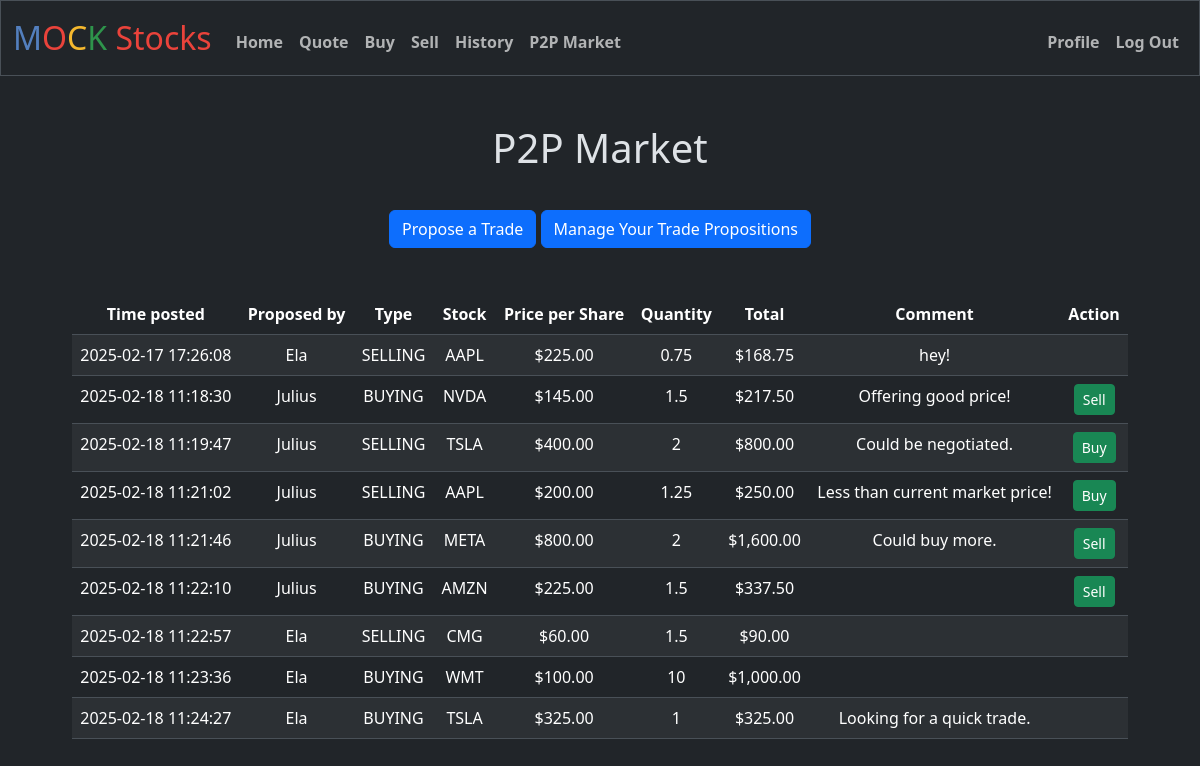
/p2p (signed in), run on the app's committed database.
### tables this page shows
CREATE TABLE p2p_market (
            p2p_id INTEGER PRIMARY KEY AUTOINCREMENT NOT NULL,
            time_posted DATETIME NOT NULL DEFAULT CURRENT_TIMESTAMP,
            stock_ticker TEXT NOT NULL,
            amount NUMERIC NOT NULL,
            price REAL NOT NULL,
            type TEXT NOT NULL,
            comment TEXT,
            user_id INTEGER NOT NULL,
            FOREIGN KEY (user_id) REFERENCES users(id)
        );

CREATE TABLE users (
            id INTEGER PRIMARY KEY AUTOINCREMENT NOT NULL,
            username TEXT UNIQUE NOT NULL,
            hash TEXT NOT NULL,
            cash NUMERIC NOT NULL DEFAULT 10000.00,
            frozen_cash NUMERIC DEFAULT 0.00
        );

### app.py (the view, shortened to what this page needs)
@app.route("/p2p", methods=["GET", "POST"])
@limiter.limit("60 per minute", methods=["POST"])
@login_required
def p2p():
    user_id = session["user_id"]
    p2p_trades = execute_query("SELECT p2p_market.*, users.username FROM p2p_market JOIN users ON p2p_market.user_id = users.id")
    p2p_trades = [dict(p2p_trade) for p2p_trade in p2p_trades]
    for p2p_trade in p2p_trades:
        p2p_trade["time_posted"] = datetime.datetime.strptime(p2p_trade["time_posted"], "%Y-%m-%d %H:%M:%S.%f")
    return render_template("p2p.html", p2p_trades=p2p_trades, user_id=user_id)

### app.py (called while the page is built)
@app.teardown_appcontext
def teardown_db(exception):
    close_db(exception)

@app.before_request
def manage_session():
    session.permanent = True
    if "device_id" not in session:
        session["device_id"] = request.cookies.get("device_id", str(uuid.uuid4()))
    if "user_id" in session:
        session.modified = True
    elif request.endpoint not in ["login", "register", "static"]:
        return redirect("/login")

@app.after_request
def after_request(response):
    response.headers["Cache-Control"] = "no-cache, no-store, must-revalidate"
    response.headers["Expires"] = 0
    response.headers["Pragma"] = "no-cache"
    return response

### database.py (called while the page is built)
def get_db_connection():
    if "db" not in g:
        g.db = sqlite3.connect(DATABASE)
        g.db.row_factory = sqlite3.Row  # Makes rows return as dictionaries
    return g.db

def execute_query(query, params=(), fetchone=False):
    db = get_db_connection()
    try:
        cursor = db.execute(query, params)
        if query.strip().upper().startswith(("INSERT", "UPDATE", "DELETE")):
            db.commit()
        if fetchone:
            result = cursor.fetchone()
            return [result] if result else []  # Wrap in a list if not None
        else:
            return cursor.fetchall()  # Already a list
    except sqlite3.Error as e:
        print(f"Database error: {e}")
        return []  # Return an empty list on error
    finally:
        cursor.close()  # Always close the cursor

### helpers.py (called while the page is built)
def login_required(f):
    @wraps(f)
    def decorated_function(*args, **kwargs):
        if session.get("user_id") is None:
            return redirect("/login")
        return f(*args, **kwargs)
    return decorated_function

def usd(value):
    return f"${value:,.2f}"

### templates/p2p.html (shortened to what this page needs)
{% extends "layout.html" %}
{% block main %}
    <h1 style="padding-bottom: 30px;">P2P Market</h1>
    <a href="/propose" class="btn btn-primary">Propose a Trade</a>
    <a href="/managep2p" class="btn btn-primary">Manage Your Trade Propositions</a>
    <div class="container" style="padding:30px">
        <table class="table table-striped mt-3">
            <thead>
                <tr>
                    <th>Time posted</th>
                    <th>Proposed by</th>
                    <th>Type</th>
                    <th>Stock</th>
                    <th>Price per Share</th>
                    <th>Quantity</th>
                    <th>Total</th>
                    <th>Comment</th>
                    <th>Action</th>
                </tr>
            </thead>
            <tbody>
                {% for trade in p2p_trades %}
                <tr>
                    <td>{{ trade.time_posted.strftime('%Y-%m-%d %H:%M:%S') }}</td>
                    <td>{{ trade.username }}</td>
                    <td>{{ trade.type }}</td>
                    <td>{{ trade.stock_ticker }}</td>
                    <td>{{ trade.price | usd }}</td>
                    <td>{{ trade.amount }}</td>
                    <td>{{ (trade.amount * trade.price) | usd }}</td>
                    <td>{{ trade.comment }}</td>
                    <td>
                        {% if trade.type == "SELLING" and trade.user_id != user_id  %}
                            <button class="btn btn-success btn-sm"
                                onclick="confirmTrade('{{ trade.p2p_id }}', 'BUY', '{{ trade.stock_ticker }}', '{{ trade.amount }}', '{{ trade.price }}', '{{ trade.username }}')">
                                Buy
                            </button>
                        {% endif %}
                        {% if trade.type == "BUYING" and trade.user_id != user_id %}
                            <button class="btn btn-success btn-sm"
                                onclick="confirmTrade('{{ trade.p2p_id }}', 'SELL', '{{ trade.stock_ticker }}', '{{ trade.amount }}', '{{ trade.price }}', '{{ trade.username }}')">
                                Sell
                            </button>
                        {% endif %}
                    </td>
                </tr>
                {% endfor %}
            </tbody>
        </table>
    </div>
{% endblock %}

### data on the page
p2p_market: time_posted "2025-02-17 17:26:08", username "Ela", type "SELLING", stock_ticker "AAPL", price "$225.00", amount "0.75", (trade.amount*trade.price)|usd "$168.75", comment "hey!"
p2p_market: time_posted "2025-02-18 11:18:30", username "Julius", type "BUYING", stock_ticker "NVDA", price "$145.00", amount "1.5", (trade.amount*trade.price)|usd "$217.50", comment "Offering good price!"
p2p_market: time_posted "2025-02-18 11:19:47", username "Julius", type "SELLING", stock_ticker "TSLA", price "$400.00", amount "2", (trade.amount*trade.price)|usd "$800.00", comment "Could be negotiated."
p2p_market: time_posted "2025-02-18 11:21:02", username "Julius", type "SELLING", stock_ticker "AAPL", price "$200.00", amount "1.25", (trade.amount*trade.price)|usd "$250.00", comment "Less than current market price!"
p2p_market: time_posted "2025-02-18 11:21:46", username "Julius", type "BUYING", stock_ticker "META", price "$800.00", amount "2", (trade.amount*trade.price)|usd "$1,600.00", comment "Could buy more."
p2p_market: time_posted "2025-02-18 11:22:10", username "Julius", type "BUYING", stock_ticker "AMZN", price "$225.00", amount "1.5", (trade.amount*trade.price)|usd "$337.50"
p2p_market: time_posted "2025-02-18 11:22:57", username "Ela", type "SELLING", stock_ticker "CMG", price "$60.00", amount "1.5", (trade.amount*trade.price)|usd "$90.00"
p2p_market: time_posted "2025-02-18 11:23:36", username "Ela", type "BUYING", stock_ticker "WMT", price "$100.00", amount "10", (trade.amount*trade.price)|usd "$1,000.00"
p2p_market: time_posted "2025-02-18 11:24:27", username "Ela", type "BUYING", stock_ticker "TSLA", price "$325.00", amount "1", (trade.amount*trade.price)|usd "$325.00", comment "Looking for a quick trade."
